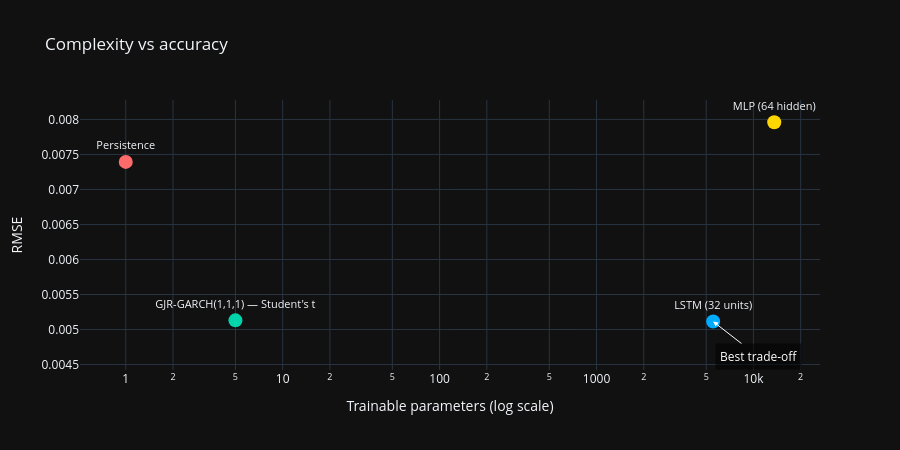

The code cell stored with this chart in its notebook:
### Markdown cell above
### Complexity versus accuracy

Plotting parameters against RMSE for all four models shows where each
sits on the complexity-accuracy frontier. The x-axis uses a log scale;
persistence (zero parameters) is plotted at x = 1 as a visual anchor.

### Code cell
models = {
    'Persistence': (0, pers_rmse_check),
    GARCH_LABEL:   (garch_n_params, GARCH_RMSE),
    f'MLP ({MLP_HIDDEN} hidden)': (mlp_params, mlp_rmse),
    f'LSTM ({LSTM_UNITS} units)':  (lstm_params, lstm_rmse),
}

names = list(models.keys())
params = [max(v[0], 1) for v in models.values()]  # floor at 1 for log scale
rmses  = [v[1] for v in models.values()]
colors = ['#ff6b6b', '#00d4aa', '#ffd700', '#00aaff']

# Best trade-off: lowest RMSE among models on the efficient frontier.
# A model is dominated if another has both fewer parameters and lower RMSE.
frontier = []
for i, (n_i, r_i) in enumerate(zip(params, rmses)):
    dominated = any(
        (n_j <= n_i and r_j < r_i) for j, (n_j, r_j) in enumerate(zip(params, rmses))
        if j != i
    )
    if not dominated:
        frontier.append(i)

best_i = min(frontier, key=lambda i: rmses[i])

fig = go.Figure()
fig.add_trace(go.Scatter(
    x=params, y=rmses,
    mode='markers+text',
    text=names,
    textposition='top center',
    marker=dict(size=14, color=colors),
    textfont=dict(size=11),
))
fig.add_annotation(
    x=np.log10(params[best_i]), y=rmses[best_i],
    text='Best trade-off',
    showarrow=True, arrowhead=2, arrowcolor='white',
    ax=45, ay=35,
    font=dict(color='white', size=12),
    bgcolor='rgba(0,0,0,0.55)', borderpad=4,
)
fig.update_layout(
    template='plotly_dark',
    title='Complexity vs accuracy',
    xaxis_title='Trainable parameters (log scale)',
    yaxis_title='RMSE',
    xaxis_type='log',
    height=450,
    showlegend=False,
)
fig.show()

display(Markdown(f"""
{GARCH_LABEL} achieves its accuracy with {garch_n_params} parameters. The MLP
uses {mlp_params:,} and the LSTM {lstm_params:,}. {'Neither neural network improved on GARCH, so the additional complexity bought nothing on this data.' if garch_wins else 'The accuracy improvement came at substantial complexity cost.'}

The efficient frontier here contains {len(frontier)} of the four models;
the remainder are dominated, meaning another model achieves lower RMSE with
no more parameters.
"""))

### Figure 1 — Plotly figure (JSON) as saved in the notebook; plotly's stock layout.template omitted (floating-point values rounded to 4 significant figures)
{"data": [{"marker": {"color": ["#ff6b6b", "#00d4aa", "#ffd700", "#00aaff"], "size": 14}, "mode": "markers+text", "text": ["Persistence", "GJR-GARCH(1,1,1) — Student's t", "MLP (64 hidden)", "LSTM (32 units)"], "textfont": {"size": 11}, "textposition": "top center", "type": "scatter", "x": [1, 5, 13569, 5537], "y": [0.007393, 0.005131, 0.00796, 0.005115]}], "layout": {"annotations": [{"arrowcolor": "white", "arrowhead": 2, "ax": 45, "ay": 35, "bgcolor": "rgba(0,0,0,0.55)", "borderpad": 4, "font": {"color": "white", "size": 12}, "showarrow": true, "text": "Best trade-off", "x": 3.743, "y": 0.005115}], "height": 450, "showlegend": false, "title": {"text": "Complexity vs accuracy"}, "xaxis": {"title": {"text": "Trainable parameters (log scale)"}, "type": "log"}, "yaxis": {"title": {"text": "RMSE"}}}}
